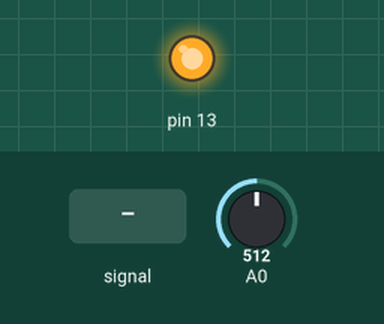
Recording of a sketch running on a simulated Arduino Uno, built with avr-gcc and run on an emulated ATmega328P. Shown: output pins drawn as LEDs (lit = HIGH). Inputs (shaded band) come from the test bench; at power-on: A0 = 512. What the sketch prints to the serial monitor is not drawn.

Above: at 1.2 s.
1.3 s: A0 fed a 200 Hz sine of ±460 counts around its level
At 2.5 s:
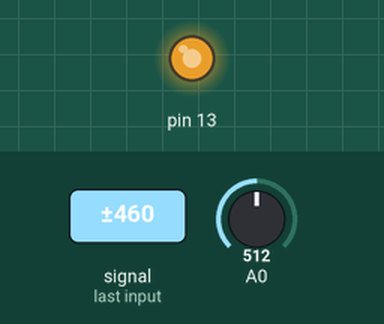
2.8 s: A0 set to 133
At 3.2 s:
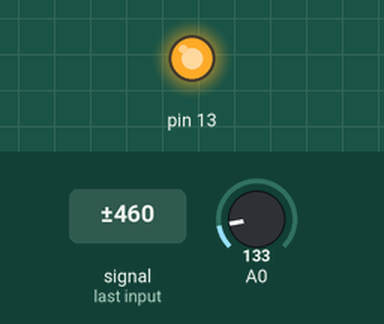
4.3 s: A0 set to 118
At 5.4 s:
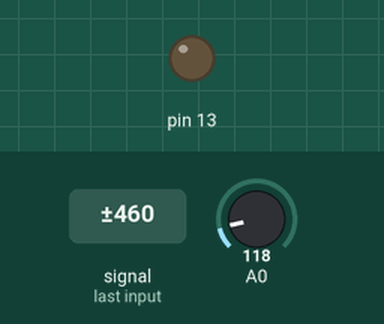
5.8 s: A0 fed a 200 Hz sine of ±81 counts around its level
At 7.1 s:
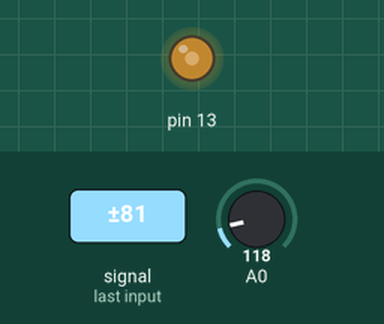
Timing chart, 0 to 8.3 s (numbered marks = the images above; inputs shaded):
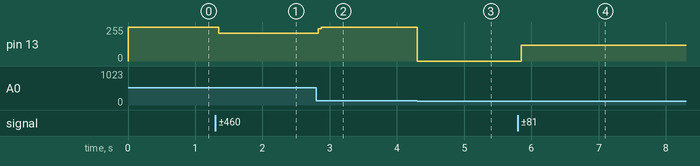

Measured:
- the behaviour switches between 128 and 127 on A0 (found by bisection; images 2 and 3)
- after the input at 1.3 s, pin 13: 255/255 → 208/255 after 0.05 s
- after the input at 2.8 s, pin 13: 208/255 → 255/255 at once
- after the input at 4.3 s, pin 13: 255/255 → 0/255 at once
- after the input at 5.8 s, pin 13: 0/255 → 118/255 after 0.05 s

The sketch:

BLINKER.ino
```cpp
void setup()
{
	Serial.begin(115200);
	pinMode(13, OUTPUT);
}

void loop()
{
	int a;
	for(int i=10;i<1000;i++)
	{
		a=analogRead(0);
		map(a,0,1023,0,255);
		analogWrite(13, a);

	}
	Serial.println("happy ending");

}
```
